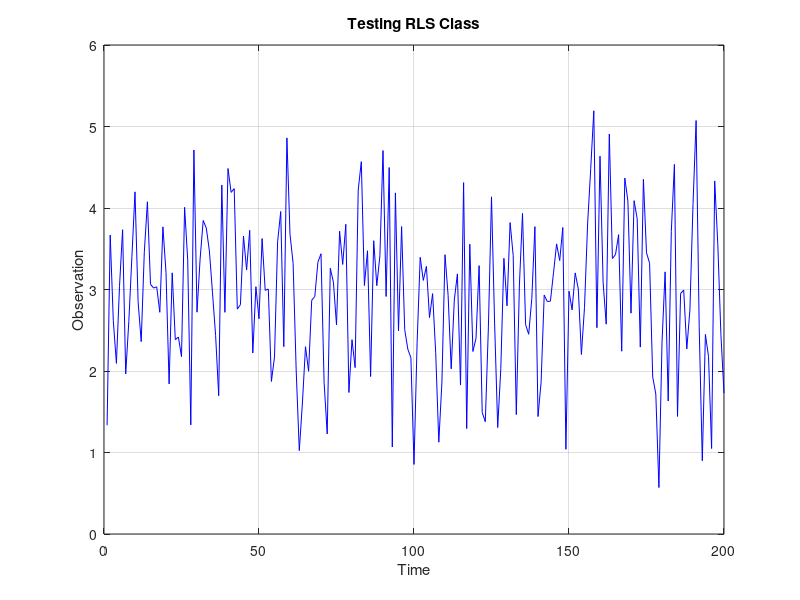

MATLAB code to generate this figure: (Note: this script raises an error after producing the figure.)
addpath("./Technique/")
rng(8988466)
x = [1 1 1]';
u = [1 1 1];
N = 200;
n = 1:N;
noise = randn(1,N);

d = u*x + noise;

%% Figures
figure(1)
plot(n,d,'b')
xlabel('Time')
ylabel('Observation')
title('Testing RLS Class')
hold on
grid on

%% Criando a técnica
tec1 = [Rls() Rls('H_ini', [0 0 0]) Rls('lambda', .85) Rls('delta', 0.8)];
A = length(tec1);
a=3;
buf_obs = zeros(tec1(a).y_dim, 5);
buf_st = zeros(tec1(a).x_dim, 5);
y = zeros(tec1(a).y_dim, N);
u_hat = zeros(tec1(a).y_dim, tec1(a).x_dim, N);
for i = 1:N
    buf_obs = update_buffer(buf_obs, d(i));
    buf_st = update_buffer(buf_st, x);
    y(i) = tec1(a).apply(buf_obs, buf_st);
    u_hat(:,:,i) = tec1(a).get_H();
end

plot(n, y, 'r')
hold off

%% The error: absolut
e1 = abs(y-u*x);
for i = 1:N
    e2(i) = norm(u_hat(:,:,i)-u);
end
figure(2)
plot(n,10*log10(e1),'b')
hold on
plot(n,20*log10(e2),'r')
hold off
grid on
title('Test RLS: Absolut and Norm Error.')
ylabel('e[n]')
xlabel('n')
legend('abs', 'nor')
%% functions
function buff = update_buffer(buffer, new_sample)
    buff = buffer;
    buff(:, 2:end) = buff(:, 1:end-1);
    buff(:, 1) = new_sample;
end